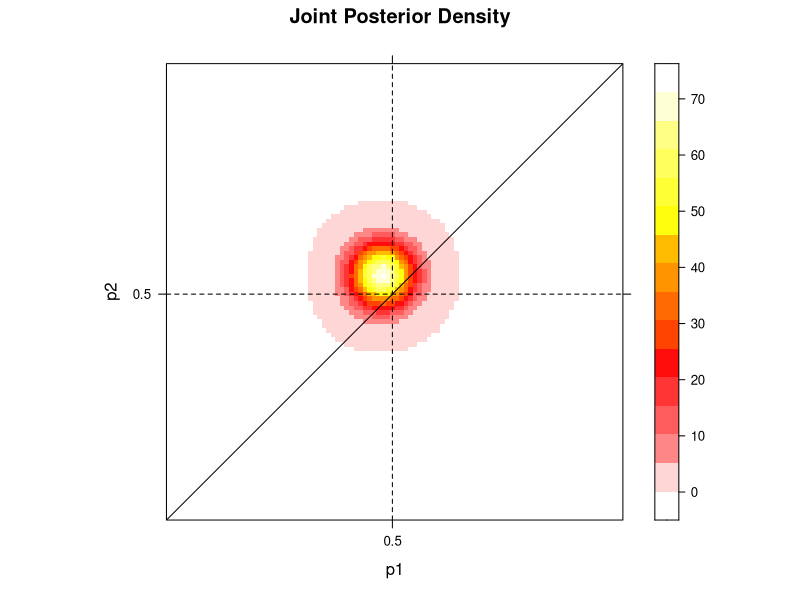
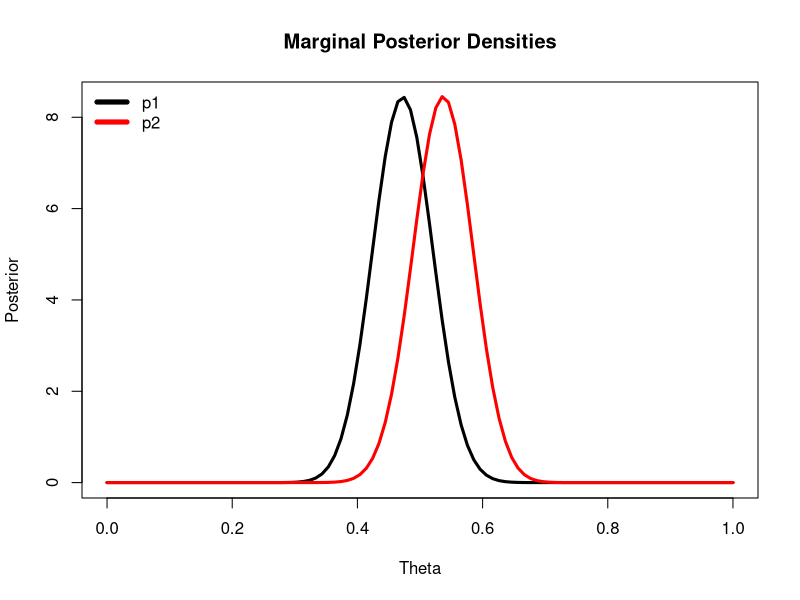
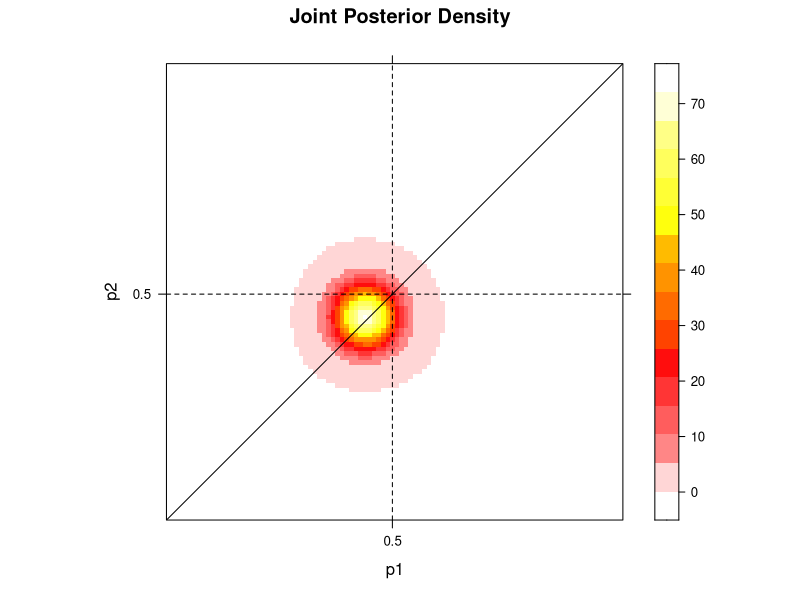
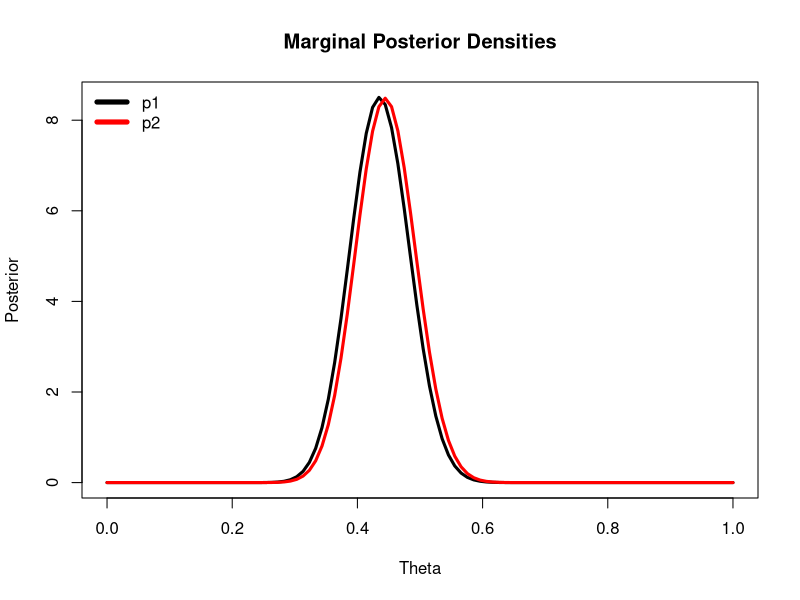
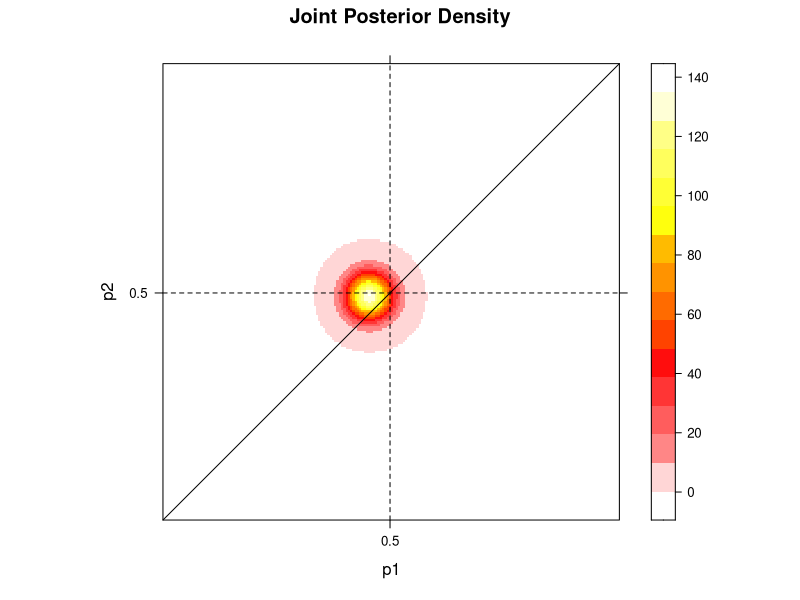
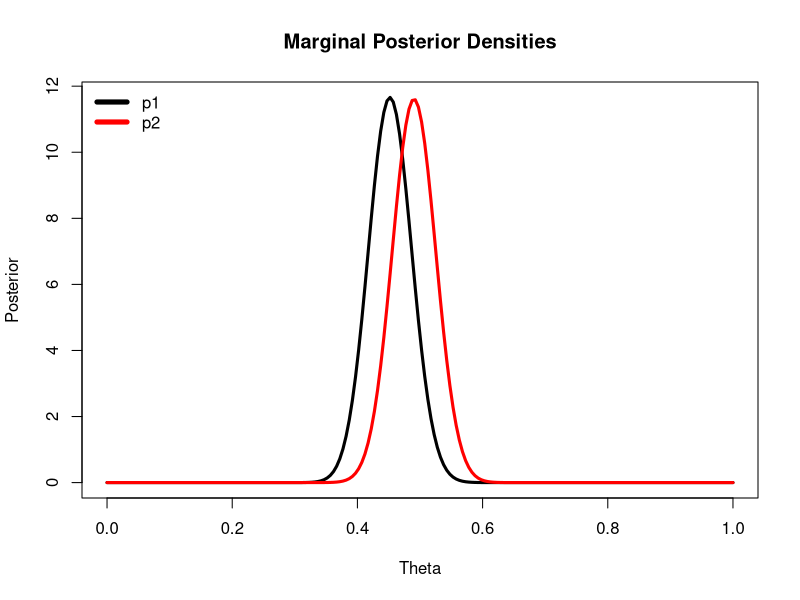
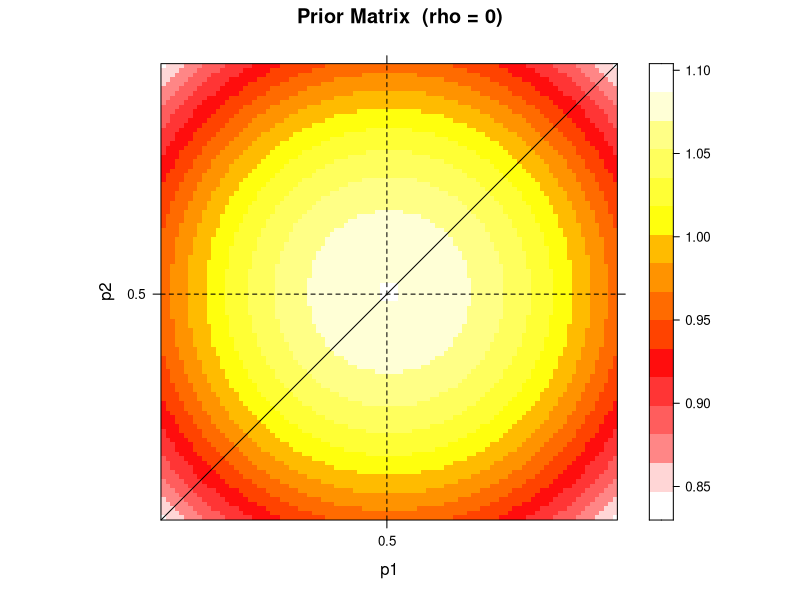
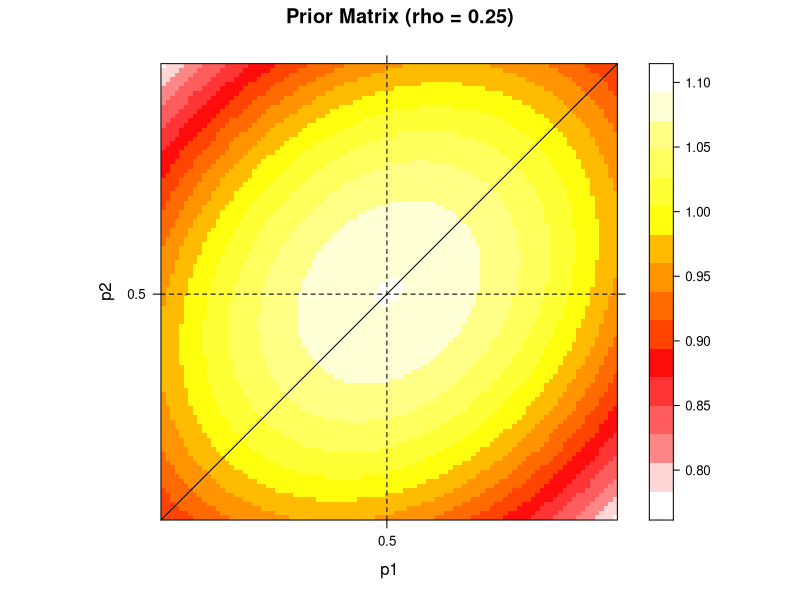

The R script that drew these images, in order:
## ---- chunk 1
rm(list = ls())
set.seed(123)
## ---- chunk 2
data = read.csv("PS2_data.csv")
aPrior = 5
bPrior = 5
nGridPoints = 100
pGrid = seq(from = 0, to = 1, length.out = nGridPoints)
gridSize = 1 / nGridPoints
## ---- chunk 3
#compute prior matrix
computeJointPrior <-function(){
  prior = dbeta(x = pGrid, shape1 = aPrior, shape2 = bPrior)
  return(outer(prior, prior, "*"))
}

#compute posterior matrix
computeJointPosterior <- function(ball1_success, ball2_success, n1, n2, priorM) {
  postM = matrix(rep(1, nGridPoints ^ 2),
                  nrow = nGridPoints,
                  ncol = nGridPoints,
                  byrow = TRUE)
  
  for (row in 1:nGridPoints) {
    for (col in 1:nGridPoints) {
      p1 = pGrid[row]
      p2 = pGrid[col]
      likelyhood = dbinom(ball1_success, n1, p1) * dbinom(ball2_success, n2, p2)
      prior = priorM[row, col]
      postM[row, col] = likelyhood * prior
    }
  }
  postM = postM / (sum(postM) * gridSize ^ 2)
  return(postM)
}
## ---- chunk 4
ar_data = data[data$tosser=="ar", ]
ar_ball1 = ar_data$ball_1
ar_ball2 = ar_data$ball_2
arWater_1 = sum(ar_ball1)
arWater_2 = sum(ar_ball2)
ar_n1 = length(ar_ball1)
ar_n2 = length(ar_ball2)

#Heat Map
priorM = computeJointPrior()
postM = computeJointPosterior(arWater_1, arWater_2, ar_n1, ar_n2, priorM)
library(lattice)
new.palette=colorRampPalette(c("white","red","yellow","white"),space="rgb")
levelplot(main= "Joint Posterior Density", 
          postM, col.regions=new.palette(20),
          xlab = "p1", ylab = "p2",
          scales=list(x=list(at=c(50), labels=c(0.5)),
                      y=list(at=c(50), labels=c(0.5))),
          panel = function(...){
            panel.levelplot(...)
            panel.abline(0,1, col = "black")
            panel.abline(v=50, col = "black", lty=2)
            panel.abline(h=50, col = "black", lty=2)})
## ---- chunk 5
#Marginal Posterior
computePost <- function(data, prior) {
  success = sum(data)
  trials = length(data)
  likelyhood = dbinom(x = success, size = trials, prob = pGrid)
  posterior = likelyhood * prior
  return(posterior / (sum(posterior) * gridSize))
}
prior = dbeta(x = pGrid, shape1 = aPrior, shape2 = bPrior)
post_ball1 = computePost(ar_ball1, prior)
post_ball2 = computePost(ar_ball2, prior)
plot(main = "Marginal Posterior Densities", pGrid, post_ball1, 
     type = "l", lwd = 3, xlab = "Theta", ylab = "Posterior")
lines(pGrid, post_ball2, type = "l", lwd = 3, col = "red")
legend("topleft", legend = c("p1", "p2"), lty = 1, 
       col = c("black", "red"), lwd = c(5, 5), bty = "n")
## ---- chunk 6
#Mean and Standard Deviation and Posterior Probability that p1 < p2
posterior_mean_ball1 = sum(pGrid * post_ball1) * gridSize
posterior_sd_ball1 = 
  sqrt(sum((pGrid - posterior_mean_ball1)^2 * post_ball1) * gridSize)
posterior_mean_ball2 = sum(pGrid * post_ball2) * gridSize
posterior_sd_ball2 =  
  sqrt(sum((pGrid - posterior_mean_ball2)^2 * post_ball2) * gridSize)
cat("\nMean for ball 1 posterior: ", round(posterior_mean_ball1, 5))
cat("\nSD for ball 1 posterior: ", round(posterior_sd_ball1, 5))
cat("\nMean for ball 2 posterior: ", round(posterior_mean_ball2, 5))
cat("\nSD for ball 2 posterior: ", round(posterior_sd_ball2, 5))
prob = sum(postM[upper.tri(postM, TRUE)]) * (gridSize ^ 2) 
cat("\nPosterior Probability that p1 < p2: ", prob)
## ---- chunk 7
nh_data = data[data$tosser=="nh", ]
nh_ball1 = nh_data$ball_1
nh_ball2 = nh_data$ball_2
nhWater_1 = sum(nh_ball1)
nhWater_2 = sum(nh_ball2)
nh_n1 = length(nh_ball1)
nh_n2 = length(nh_ball2)

#Heat Map
priorM = computeJointPrior()
postM = computeJointPosterior(nhWater_1, nhWater_2, nh_n1, nh_n2, priorM)
library(lattice)
new.palette=colorRampPalette(c("white","red","yellow","white"),space="rgb")
levelplot(main= "Joint Posterior Density", 
          postM, col.regions=new.palette(20),
          xlab = "p1", ylab = "p2",
          scales=list(x=list(at=c(50), labels=c(0.5)),
                      y=list(at=c(50), labels=c(0.5))),
          panel = function(...){
            panel.levelplot(...)
            panel.abline(0,1, col = "black")
            panel.abline(v=50, col = "black", lty=2)
            panel.abline(h=50, col = "black", lty=2)})
## ---- chunk 8
#Marginal Posterior
prior = dbeta(x = pGrid, shape1 = aPrior, shape2 = bPrior)
post_ball1 = computePost(nh_ball1, prior)
post_ball2 = computePost(nh_ball2, prior)
plot(main = "Marginal Posterior Densities", pGrid, post_ball1, 
     type = "l", lwd = 3, xlab = "Theta", ylab = "Posterior")
lines(pGrid, post_ball2, type = "l", lwd = 3, col = "red")
legend("topleft", legend = c("p1", "p2"), lty = 1, 
       col = c("black", "red"), lwd = c(5, 5), bty = "n")
## ---- chunk 9
#Mean and Standard Deviation and Posterior Probability that p1 < p2
posterior_mean_ball1 = sum(pGrid * post_ball1) * gridSize
posterior_sd_ball1 = 
  sqrt(sum((pGrid - posterior_mean_ball1)^2 * post_ball1) * gridSize)
posterior_mean_ball2 = sum(pGrid * post_ball2) * gridSize
posterior_sd_ball2 =  
  sqrt(sum((pGrid - posterior_mean_ball2)^2 * post_ball2) * gridSize)
cat("\nMean for ball 1 posterior: ", round(posterior_mean_ball1, 5))
cat("\nSD for ball 1 posterior: ", round(posterior_sd_ball1, 5))
cat("\nMean for ball 2 posterior: ", round(posterior_mean_ball2, 5))
cat("\nSD for ball 2 posterior: ", round(posterior_sd_ball2, 5))
prob = sum(postM[upper.tri(postM, TRUE)]) * (gridSize ^ 2) 
cat("\nPosterior Probability that p1 < p2: ", prob)
## ---- chunk 10
ball1 = data$ball_1
ball2 = data$ball_2
success_ball1 = sum(ball1)
success_ball2 = sum(ball2)
n_ball1 = length(ball1)
n_ball2 = length(ball2)

nGridPoints = 200
pGrid = seq(from = 0, to = 1, length.out = nGridPoints)
gridSize = 1 / nGridPoints
#Heat Map
priorM = computeJointPrior()
postM = computeJointPosterior(success_ball1, success_ball2, n_ball1, n_ball2, priorM)
library(lattice)
new.palette=colorRampPalette(c("white","red","yellow","white"),space="rgb")
levelplot(main= "Joint Posterior Density", 
          postM, col.regions=new.palette(20),
          xlab = "p1", ylab = "p2",
          scales=list(x=list(at=c(100), labels=c(0.5)),
                      y=list(at=c(100), labels=c(0.5))),
          panel = function(...){
            panel.levelplot(...)
            panel.abline(0,1, col = "black")
            panel.abline(v=100, col = "black", lty=2)
            panel.abline(h=100, col = "black", lty=2)})
## ---- chunk 11
prior = dbeta(x = pGrid, shape1 = aPrior, shape2 = bPrior)
post_ball1 = computePost(ball1, prior)
post_ball2 = computePost(ball2, prior)
plot(main = "Marginal Posterior Densities", pGrid, post_ball1, 
     type = "l", lwd = 3, xlab = "Theta", ylab = "Posterior")
lines(pGrid, post_ball2, type = "l", lwd = 3, col = "red")
legend("topleft", legend = c("p1", "p2"), lty = 1, 
       col = c("black", "red"), lwd = c(5, 5), bty = "n")
## ---- chunk 12
#Mean and Standard Deviation and Posterior Probability that p1 < p2
posterior_mean_ball1 = sum(pGrid * post_ball1) * gridSize
posterior_sd_ball1 = 
  sqrt(sum((pGrid - posterior_mean_ball1)^2 * post_ball1) * gridSize)
posterior_mean_ball2 = sum(pGrid * post_ball2) * gridSize
posterior_sd_ball2 =  
  sqrt(sum((pGrid - posterior_mean_ball2)^2 * post_ball2) * gridSize)
cat("\nMean for ball 1 posterior: ", round(posterior_mean_ball1, 5))
cat("\nSD for ball 1 posterior: ", round(posterior_sd_ball1, 5))
cat("\nMean for ball 2 posterior: ", round(posterior_mean_ball2, 5))
cat("\nSD for ball 1 posterior: ", round(posterior_sd_ball2, 5))
prob = sum(postM[upper.tri(postM, TRUE)]) * (gridSize ^ 2) 
cat("\nPosterior Probability that p1 < p2: ", prob)
## ---- chunk 13
n = 100
bivariate <-function(p1, p2, mu1, mu2, var1, var2, p) {
  N = 1 / (2 * pi * var1 * var2 * sqrt(1 - p^2))
  z1 = ((p1 - mu1) ^ 2) / (var1 ^ 2)
  z2 = (2 * p * (p1 - mu1) * (p2 - mu2)) / (var1 * var2)
  z3 = ((p2 - mu2) ^ 2) / (var2 ^ 2)
  Z = z1 -z2 + z3
  joint_pdf = N * exp((-1 / (2 * (1 - p^2))) * Z)
  return(joint_pdf)
}
bivariate_PriorM <- function(mu1, mu2, var1, var2, p) {
  pGrid = seq(from = 0, to = 1, length.out = n)
  priorM = matrix(rep(1, n ^ 2), 
                  nrow = n, 
                  ncol = n,
                  byrow = TRUE)
  for (row in 1:n) {
    for (col in 1:n) {
      p1 = pGrid[row]
      p2 = pGrid[col]
      priorM[row, col] = bivariate(p1, p2, mu1, mu2, var1, var2, p) 
    }
  }
  return(priorM / (sum(priorM) * (1 / n) ^ 2)) # To normalize
}
## ---- chunk 14
mu1 = mu2 = 0.5
var1 = var2 = 1
p = 0
priorM = bivariate_PriorM(mu1, mu2, var1, var2, p)
cat("Sum of Prior: ", sum(priorM * (1 / n) ^ 2))
levelplot(main= "Prior Matrix  (rho = 0)", 
          priorM, col.regions=new.palette(20),
          xlab = "p1", ylab = "p2",
          scales=list(x=list(at=c(50), labels=c(0.5)),
                      y=list(at=c(50), labels=c(0.5))),
          panel = function(...){
            panel.levelplot(...)
            panel.abline(0,1, col = "black")
            panel.abline(v=50, col = "black", lty=2)
            panel.abline(h=50, col = "black", lty=2)})
## ---- chunk 15
mu1 = mu2 = 0.5
var1 = var2 = 1
p = 0.25
priorM = bivariate_PriorM(mu1, mu2, var1, var2, p)
cat("Sum of Prior: ", sum(priorM * (1 / n) ^ 2))
levelplot(main= "Prior Matrix (rho = 0.25)", 
          priorM, col.regions=new.palette(20),
          xlab = "p1", ylab = "p2",
          scales=list(x=list(at=c(50), labels=c(0.5)),
                      y=list(at=c(50), labels=c(0.5))),
          panel = function(...){
            panel.levelplot(...)
            panel.abline(0,1, col = "black")
            panel.abline(v=50, col = "black", lty=2)
            panel.abline(h=50, col = "black", lty=2)})
## ---- chunk 16
mu1 = mu2 = 0.5
var1 = var2 = 1
p = 0.5
priorM = bivariate_PriorM(mu1, mu2, var1, var2, p)
cat("Sum of Prior: ", sum(priorM * (1 / n) ^ 2))
levelplot(main= "Prior Matrix  (rho = 0.5)", 
          priorM, col.regions=new.palette(20),
          xlab = "p1", ylab = "p2",
          scales=list(x=list(at=c(50), labels=c(0.5)),
                      y=list(at=c(50), labels=c(0.5))),
          panel = function(...){
            panel.levelplot(...)
            panel.abline(0,1, col = "black")
            panel.abline(v=50, col = "black", lty=2)
            panel.abline(h=50, col = "black", lty=2)})
## ---- chunk 17
n = 200
nGridPoints = 200
pGrid = seq(from = 0, to = 1, length.out = nGridPoints)
gridSize = 1 / nGridPoints
mu1 = mu2 = 0.5
var1 = var2 = 1
p = 0

priorM = bivariate_PriorM(mu1, mu2, var1, var2, p)
postM = computeJointPosterior(success_ball1, success_ball2, n_ball1, n_ball2, priorM)
levelplot(main= "Joint Posterior Density", 
          postM, col.regions=new.palette(20),
          xlab = "p1", ylab = "p2",
          scales=list(x=list(at=c(100), labels=c(0.5)),
                      y=list(at=c(100), labels=c(0.5))),
          panel = function(...){
            panel.levelplot(...)
            panel.abline(0,1, col = "black")
            panel.abline(v=100, col = "black", lty=2)
            panel.abline(h=100, col = "black", lty=2)})
## ---- chunk 18
post_ball1 = computePost(ball1, rowSums(priorM))
post_ball2 = computePost(ball2, colSums(priorM))
plot(main = "Marginal Posterior Densities", pGrid, post_ball1, 
     type = "l", lwd = 3, xlab = "Theta", ylab = "Posterior")
lines(pGrid, post_ball2, type = "l", lwd = 3, col = "red")
legend("topleft", legend = c("p1", "p2"), lty = 1, 
       col = c("black", "red"), lwd = c(5, 5), bty = "n")
## ---- chunk 19
#Mean and Standard Deviation and Posterior Probability that p1 < p2
posterior_mean_ball1 = sum(pGrid * post_ball1) * gridSize
posterior_sd_ball1 = 
  sqrt(sum((pGrid - posterior_mean_ball1)^2 * post_ball1) * gridSize)
posterior_mean_ball2 = sum(pGrid * post_ball2) * gridSize
posterior_sd_ball2 =  
  sqrt(sum((pGrid - posterior_mean_ball2)^2 * post_ball2) * gridSize)
cat("\nMean for ball 1 posterior: ", round(posterior_mean_ball1, 5))
cat("\nSD for ball 1 posterior: ", round(posterior_sd_ball1, 5))
cat("\nMean for ball 2 posterior: ", round(posterior_mean_ball2, 5))
cat("\nSD for ball 1 posterior: ", round(posterior_sd_ball2, 5))
prob = sum(postM[upper.tri(postM, TRUE)]) * (gridSize ^ 2) 
cat("\nPosterior Probability that p1 < p2: ", prob)
## ---- chunk 20
n = 200
nGridPoints = 200
pGrid = seq(from = 0, to = 1, length.out = nGridPoints)
gridSize = 1 / nGridPoints
mu1 = mu2 = 0.5
var1 = var2 = 1
p = 0.25

priorM = bivariate_PriorM(mu1, mu2, var1, var2, p)
postM = computeJointPosterior(success_ball1, success_ball2, n_ball1, n_ball2, priorM)
levelplot(main= "Joint Posterior Density", 
          postM, col.regions=new.palette(20),
          xlab = "p1", ylab = "p2",
          scales=list(x=list(at=c(100), labels=c(0.5)),
                      y=list(at=c(100), labels=c(0.5))),
          panel = function(...){
            panel.levelplot(...)
            panel.abline(0,1, col = "black")
            panel.abline(v=100, col = "black", lty=2)
            panel.abline(h=100, col = "black", lty=2)})
## ---- chunk 21
post_ball1 = computePost(ball1, rowSums(priorM))
post_ball2 = computePost(ball2, colSums(priorM))
plot(main = "Marginal Posterior Densities", pGrid, post_ball1, 
     type = "l", lwd = 3, xlab = "Theta", ylab = "Posterior")
lines(pGrid, post_ball2, type = "l", lwd = 3, col = "red")
legend("topleft", legend = c("p1", "p2"), lty = 1, 
       col = c("black", "red"), lwd = c(5, 5), bty = "n")
## ---- chunk 22
#Mean and Standard Deviation and Posterior Probability that p1 < p2
posterior_mean_ball1 = sum(pGrid * post_ball1) * gridSize
posterior_sd_ball1 = 
  sqrt(sum((pGrid - posterior_mean_ball1)^2 * post_ball1) * gridSize)
posterior_mean_ball2 = sum(pGrid * post_ball2) * gridSize
posterior_sd_ball2 =  
  sqrt(sum((pGrid - posterior_mean_ball2)^2 * post_ball2) * gridSize)
cat("\nMean for ball 1 posterior: ", round(posterior_mean_ball1, 5))
cat("\nSD for ball 1 posterior: ", round(posterior_sd_ball1, 5))
cat("\nMean for ball 2 posterior: ", round(posterior_mean_ball2, 5))
cat("\nSD for ball 1 posterior: ", round(posterior_sd_ball2, 5))
prob = sum(postM[upper.tri(postM, TRUE)]) * (gridSize ^ 2) 
cat("\nPosterior Probability that p1 < p2: ", prob)
## ---- chunk 23
n = 200
nGridPoints = 200
pGrid = seq(from = 0, to = 1, length.out = nGridPoints)
gridSize = 1 / nGridPoints
mu1 = mu2 = 0.5
var1 = var2 = 1
p = 0.5

priorM = bivariate_PriorM(mu1, mu2, var1, var2, p)
postM = computeJointPosterior(success_ball1, success_ball2, n_ball1, n_ball2, priorM)
levelplot(main= "Joint Posterior Density", 
          postM, col.regions=new.palette(20),
          xlab = "p1", ylab = "p2",
          scales=list(x=list(at=c(100), labels=c(0.5)),
                      y=list(at=c(100), labels=c(0.5))),
          panel = function(...){
            panel.levelplot(...)
            panel.abline(0,1, col = "black")
            panel.abline(v=100, col = "black", lty=2)
            panel.abline(h=100, col = "black", lty=2)})
## ---- chunk 24
post_ball1 = computePost(ball1, rowSums(priorM))
post_ball2 = computePost(ball2, colSums(priorM))
plot(main = "Marginal Posterior Densities", pGrid, post_ball1, 
     type = "l", lwd = 3, xlab = "Theta", ylab = "Posterior")
lines(pGrid, post_ball2, type = "l", lwd = 3, col = "red")
legend("topleft", legend = c("p1", "p2"), lty = 1, 
       col = c("black", "red"), lwd = c(5, 5), bty = "n")
## ---- chunk 25
#Mean and Standard Deviation and Posterior Probability that p1 < p2
posterior_mean_ball1 = sum(pGrid * post_ball1) * gridSize
posterior_sd_ball1 = 
  sqrt(sum((pGrid - posterior_mean_ball1)^2 * post_ball1) * gridSize)
posterior_mean_ball2 = sum(pGrid * post_ball2) * gridSize
posterior_sd_ball2 =  
  sqrt(sum((pGrid - posterior_mean_ball2)^2 * post_ball2) * gridSize)
cat("\nMean for ball 1 posterior: ", round(posterior_mean_ball1, 5))
cat("\nSD for ball 1 posterior: ", round(posterior_sd_ball1, 5))
cat("\nMean for ball 2 posterior: ", round(posterior_mean_ball2, 5))
cat("\nSD for ball 1 posterior: ", round(posterior_sd_ball2, 5))
prob = sum(postM[upper.tri(postM, TRUE)]) * (gridSize ^ 2) 
cat("\nPosterior Probability that p1 < p2: ", prob)
## ---- chunk 26
set.seed(123)

#params
sim = 10000
tosses = 100
thetas = rep(0, sim)
mean_post_error = rep(0, sim)
mean_post_no_error = rep(0, sim)

#grid points
nGridPoints = 100
gridSize = 1 / nGridPoints
pGrid = seq(from = 0, to = 1, length.out = nGridPoints)
prior = dbeta(pGrid, aPrior, bPrior)

#simulation
for (i in 1:sim) {
  pTrue = runif(1, min=0, max=1)
  thetaTrue = sample(c(0.05, 0.15, 0.25), 1)
  dataNoError = rbinom(tosses, 1, pTrue)
  sus_tosses = tosses * thetaTrue
  to_replace = sample(1:100, sus_tosses)
  dataWithError = dataNoError
  dataWithError[to_replace] = rbinom(sus_tosses, 1, 0.5)
  
  thetas[i] = thetaTrue
  post_error = computePost(dataWithError, prior)
  post_no_error = computePost(dataNoError, prior)
  mean_post_error[i] = sum(post_error * pGrid) * gridSize
  mean_post_no_error[i] = sum(post_no_error * pGrid) * gridSize
}
theta_1 = which(thetas == 0.05)
theta_2 = which(thetas == 0.15)
theta_3 = which(thetas == 0.25)
plot(main = "Mean Posteriors", 
     mean_post_error[theta_1], mean_post_no_error[theta_1],
     ylab = "Mean Posterior (No Error)", xlab = " Mean Posterior (With Error)",
     col=rgb(1, 0, 0, alpha = 0.1)
     )
points(mean_post_error[theta_2], mean_post_no_error[theta_2], col=rgb(0, 0, 1, alpha = 0.1))
points(mean_post_error[theta_3], mean_post_no_error[theta_3], col=rgb(0, 1, 0, alpha = 0.1))
abline(0,1, col="black")
legend("topleft", legend=c(paste("Theta_True: ", 0.05), 
                           paste("Theta_True: ", 0.15), 
                           paste("Theta_True: ", 0.25)), bty="n",
                           pch=c(1, 1, 1), col=c(rgb(1, 0, 0), rgb(0, 0, 1), rgb(0, 1, 0)))
